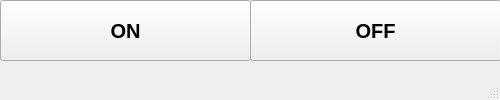
<?xml version="1.0" encoding="UTF-8"?>
<ui version="4.0">
 <class>MainWindow</class>
 <widget class="QMainWindow" name="MainWindow">
  <property name="geometry">
   <rect>
    <x>0</x>
    <y>0</y>
    <width>500</width>
    <height>100</height>
   </rect>
  </property>
  <property name="minimumSize">
   <size>
    <width>500</width>
    <height>100</height>
   </size>
  </property>
  <property name="maximumSize">
   <size>
    <width>500</width>
    <height>100</height>
   </size>
  </property>
  <property name="windowTitle">
   <string>Virtual Mouse</string>
  </property>
  <property name="iconSize">
   <size>
    <width>30</width>
    <height>30</height>
   </size>
  </property>
  <widget class="QWidget" name="centralwidget">
   <widget class="QPushButton" name="pushButton">
    <property name="geometry">
     <rect>
      <x>0</x>
      <y>0</y>
      <width>251</width>
      <height>61</height>
     </rect>
    </property>
    <property name="font">
     <font>
      <pointsize>15</pointsize>
      <weight>75</weight>
      <bold>true</bold>
     </font>
    </property>
    <property name="text">
     <string>ON</string>
    </property>
   </widget>
   <widget class="QPushButton" name="pushButton_2">
    <property name="geometry">
     <rect>
      <x>250</x>
      <y>0</y>
      <width>251</width>
      <height>61</height>
     </rect>
    </property>
    <property name="font">
     <font>
      <pointsize>15</pointsize>
      <weight>75</weight>
      <bold>true</bold>
     </font>
    </property>
    <property name="text">
     <string>OFF</string>
    </property>
   </widget>
  </widget>
  <widget class="QMenuBar" name="menubar">
   <property name="geometry">
    <rect>
     <x>0</x>
     <y>0</y>
     <width>500</width>
     <height>21</height>
    </rect>
   </property>
  </widget>
  <widget class="QStatusBar" name="statusbar"/>
 </widget>
 <resources/>
 <connections/>
</ui>
